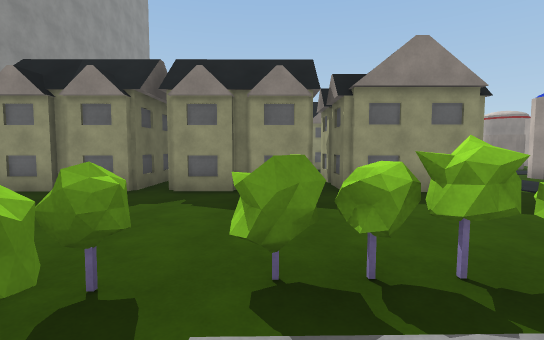
[1] (above)

24 first-person views from a walk through a 3-D level made in the Unity game engine. The camera is 1.5 m above the floor, tilts 4° down and sees 85° across. The floor is counted in squares, 2 m on a side. Each view is taken from the middle of a square. On the plan, view 1 faces up. The plan holds only what a view shows up to about 10 squares ahead; the rest is blank. The place goes on beyond the plan. The player is left out. Some animated figures are not drawn. Surface patterns are stand-ins for the level's own textures.

[2]
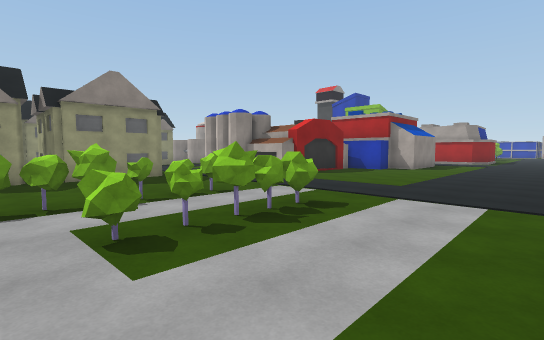

[3]
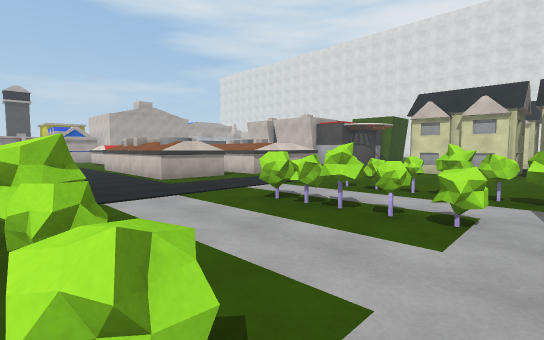

[4]
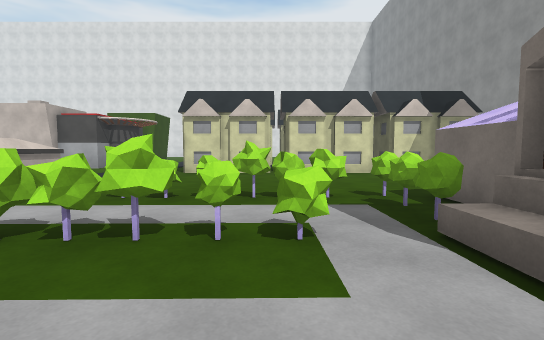

[5]
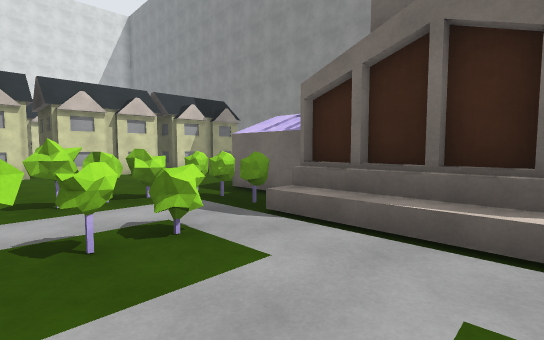

[6]
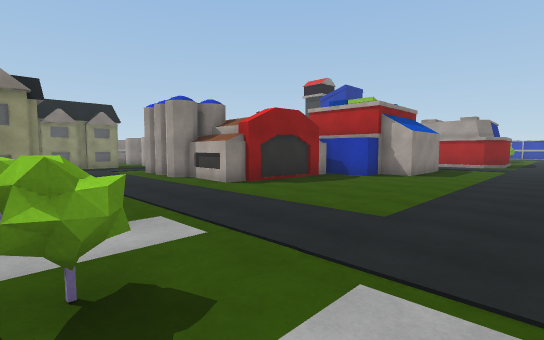

[7]
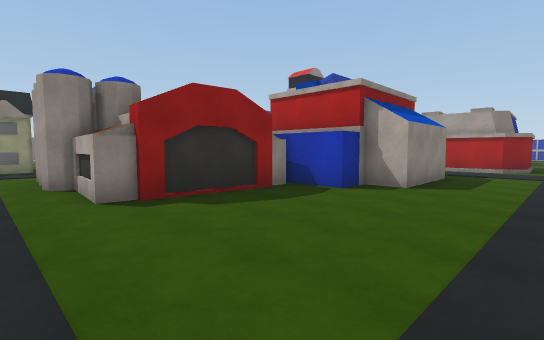

[8]
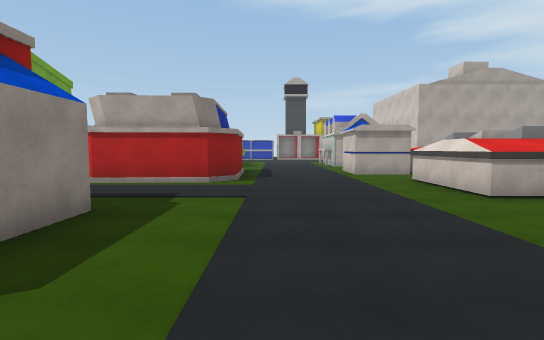

[9]
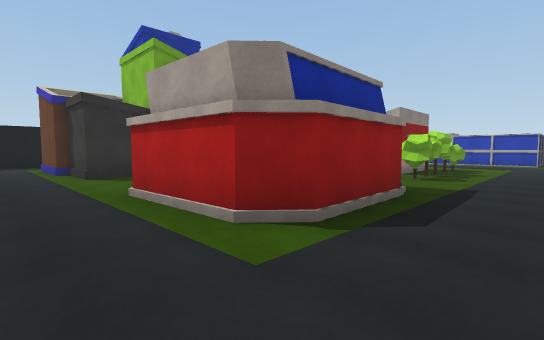

[10]
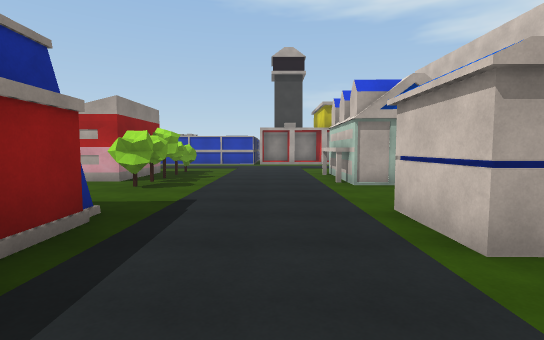

[11]
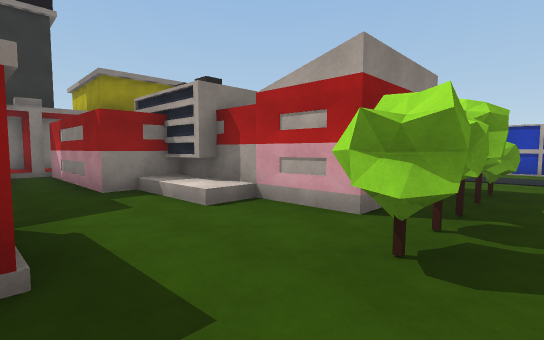

[12]
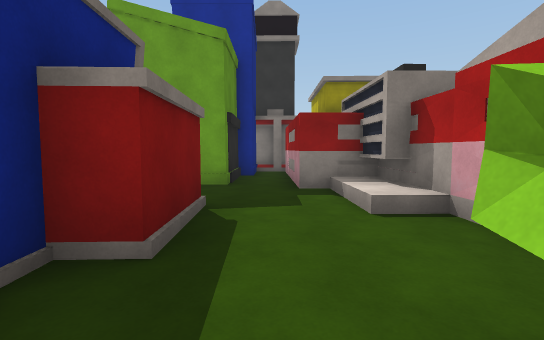

[13]
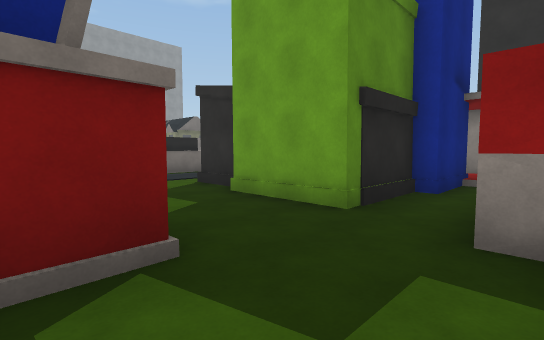

[14]
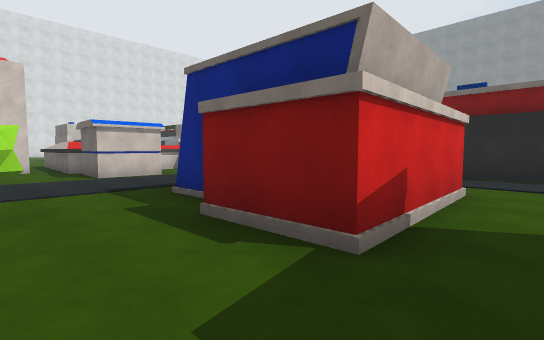

[15]
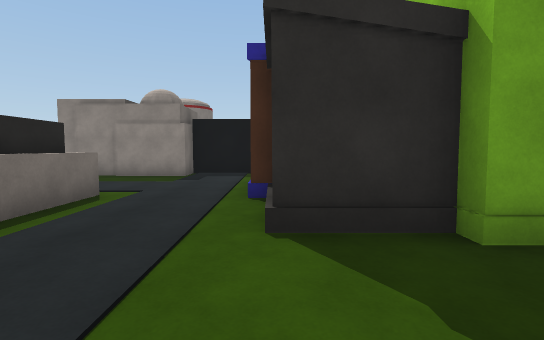

[16]
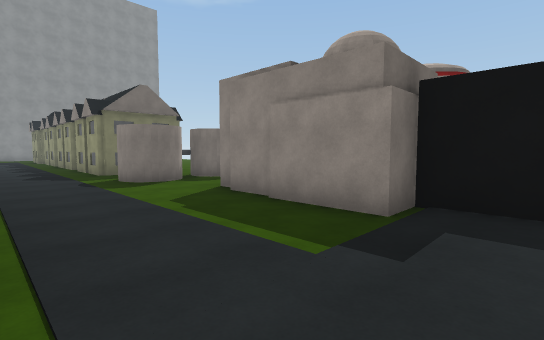

[17]
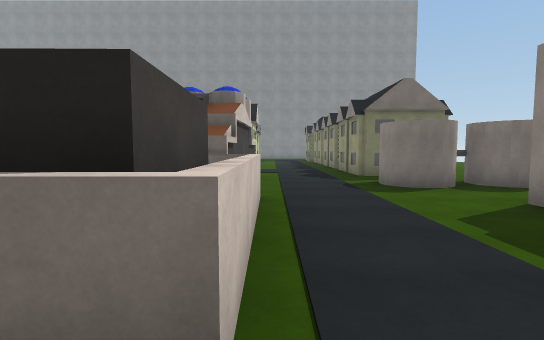

[18]
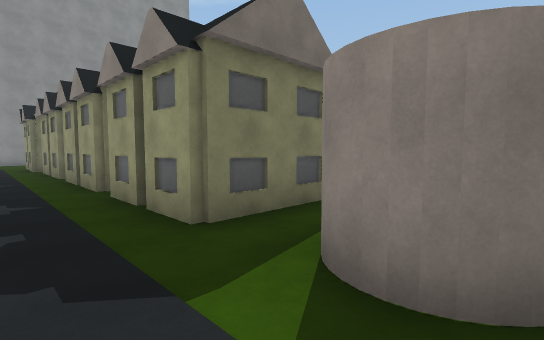

[19]
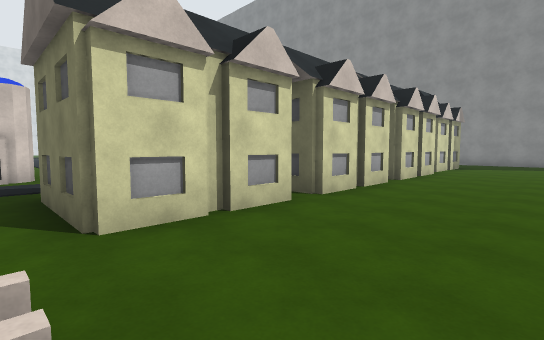

[20]
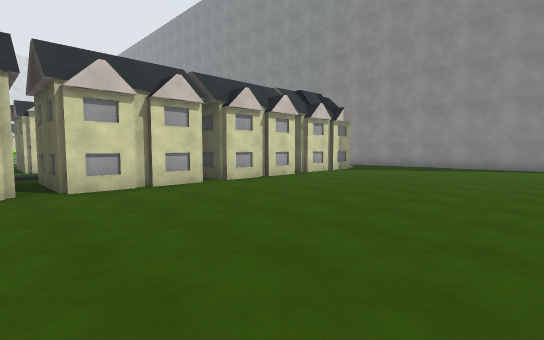

[21]
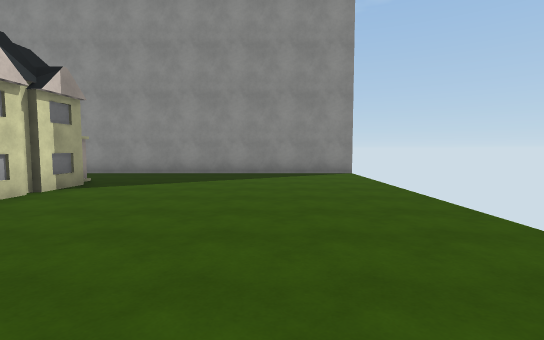

[22]
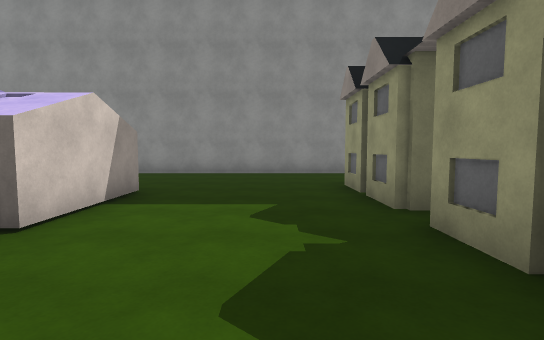

[23]
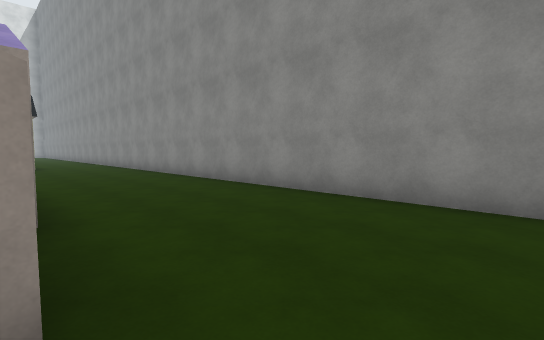

[24]
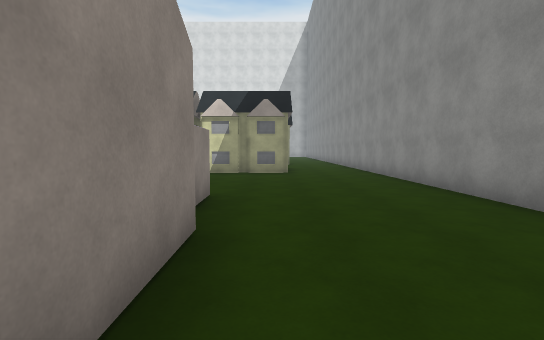

### Floor plan
Key: @ floor where view 1 was taken; # wall or solid block; x gap in a wall; . floor; / step, stairs or slope; = window, fence, low wall or low ledge; ^ raised ledge; H house; O other object.
Columns run from 9 left of view 1 to 27 right of it. Each row starts with its distance up from view 1.
 21 ##
 20 #..............
 19 #..............
 18 #..............
 17 #.................
 16 #................/
 15 #.................
 14 #..H######.######.##.
 13 #...H ###  # # ##.#..######
 12 #  H  H##H #H#H##.##.......    ###
 11       .....................    ##
 10          ..................#   ###
  9              . ......==##..#   #.#
  8       #      H .##### ^##..#   #.#
  7       #     ## .#       #..#####.#
  6 #...H####H.##H..##       ........##
  5 #................#      #.........#
  4 #................####   #...####..#
  3 #...................## ##..## ##..#
  2 #........=xx#........###...#  ##..###
  1 #....####..................## #..####
  0 #....#   @###...............###......
 -1 #....#  ^............................
 -2 #....#  ^............................
 -3 #....#  #.#x^........ ...............
 -4 #....####........####  ......##...#O#
 -5 #....####........#      .^^^.##...#
 -6 #..... .#xx.#.  ..       ^^    ^.
 -7 #..... .......  ##             ^#
 -8 #............   #
 -9 #........ ...   #
-10 #........ ....
-11 #...##########
-12           #

Positions as (right, up) in squares from view 1, and headings:
1: (0, 0), facing up
2: (0, -3), facing up-right
3: (0, 0), facing down-right
4: (1, -1), facing down
5: (2, -1), facing down-left
6: (3, -2), facing up-right
7: (6, -1), facing up-right
8: (11, -1), facing right
9: (16, -2), facing up-right
10: (18, -2), facing right
11: (22, 0), facing up-right
12: (23, 0), facing up
13: (24, 3), facing up-left
14: (24, 5), facing down-left
15: (18, 4), facing up
16: (17, 9), facing up-left
17: (16, 9), facing left
18: (10, 10), facing up-left
19: (8, 17), facing down-left
20: (5, 20), facing down-left
21: (1, 18), facing left
22: (1, 4), facing left
23: (-4, 3), facing down-left
24: (-5, -1), facing down
